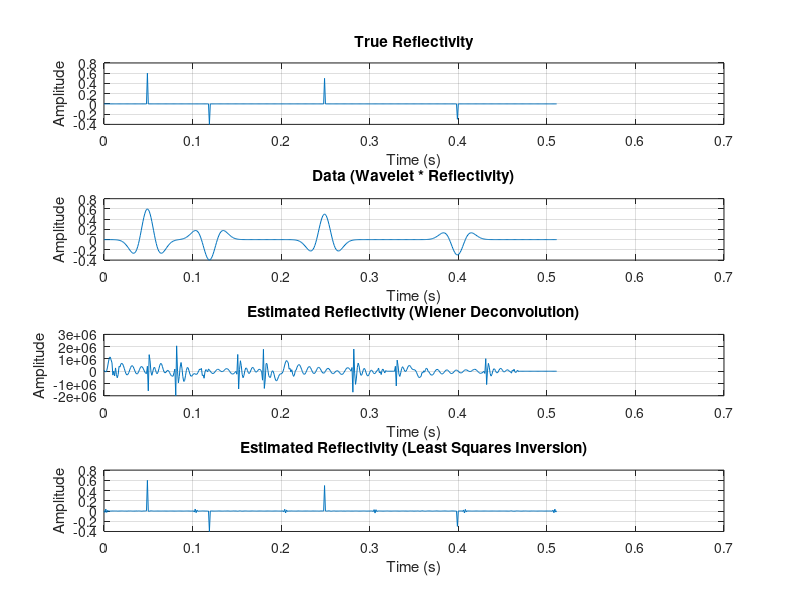

This chart was generated by the following MATLAB code:
% Compare the Wiener Deconvolution problem with the least squares problem, which, 
% instead of a filter, obtains the reflectivity directly from the data. 
% Set the two systems of equations and compare what are the requirements on both cases. 
% The Wiener deconvolution problem is better, why?


clear; close all; clc;

% Parameters
dt = 0.001;          % sampling interval (s)
nt = 512;            % number of samples
t = (0:nt-1) * dt;

% --- 1. Synthetic reflectivity: sparse spikes
r_true = zeros(nt, 1);
r_true([50, 120, 250, 400]) = [0.6, -0.4, 0.5, -0.3];

% --- 2. Wavelet: Ricker
f0 = 25;
tw = -0.05:dt:0.05;
w = (1 - 2*(pi*f0*tw).^2) .* exp(-(pi*f0*tw).^2);
nw = length(w);

% --- 3. Generate data by convolution
d = conv(r_true, w, 'same');

% --- 4. Wiener Deconvolution (Filter applied to data to estimate reflectivity)
L = 40;  % Wiener filter length

% Autocorrelation of the data
Rdd = xcorr(d, L, 'biased');
mid = L + 1;
R = toeplitz(Rdd(mid:mid+L-1));

% Assume desired output is spike: crosscorr = first L values of Rdd
rdr = zeros(L,1); rdr(1) = 1;  % ideal autocorrelation with delta desired

% Solve Wiener-Hopf equations
f_wiener = R \ rdr;

% Apply Wiener filter to data
r_wiener = conv(d, f_wiener, 'same');

% --- 5. Least Squares Reflectivity Inversion
% Build convolution matrix W
W = zeros(nt, nt);
half_nw = floor(nw/2);
for i = 1:nt
    for j = 1:nw
        k = i - half_nw + j - 1;
        if k >= 1 && k <= nt
            W(i, k) = w(j);
        end
    end
end

% Solve normal equations: WᵗW r = Wᵗ d
r_ls = (W' * W) \ (W' * d);

% --- 6. Plotting
figure;

subplot(4,1,1);
plot(t, r_true);
title('True Reflectivity');
xlabel('Time (s)'); ylabel('Amplitude'); grid on;

subplot(4,1,2);
plot(t, d);
title('Data (Wavelet * Reflectivity)');
xlabel('Time (s)'); ylabel('Amplitude'); grid on;

subplot(4,1,3);
plot(t, r_wiener);
title('Estimated Reflectivity (Wiener Deconvolution)');
xlabel('Time (s)'); ylabel('Amplitude'); grid on;

subplot(4,1,4);
plot(t, r_ls);
title('Estimated Reflectivity (Least Squares Inversion)');
xlabel('Time (s)'); ylabel('Amplitude'); grid on;
